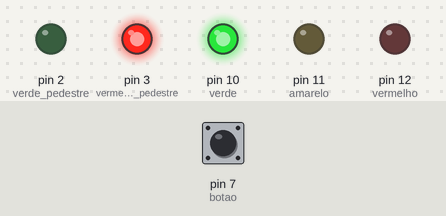
Simulated run of this sketch. Board: Arduino Uno, built with avr-gcc and run on an emulated ATmega328P. On the bench: output pins drawn as LEDs (lit = HIGH). The inputs (shaded band) are chosen by the test bench; at power-on: pin 7 (botao) LOW.

Above: at 1.2 s.
1.3 s: pin 7 (botao) pulled HIGH for 0.15 s
At 1.6 s:
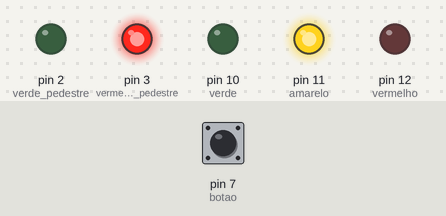
At 5.0 s:
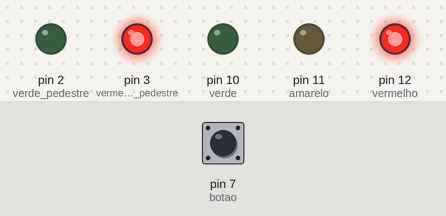
Timing chart, 0 to 18.8 s (numbered marks = the images above; inputs shaded):
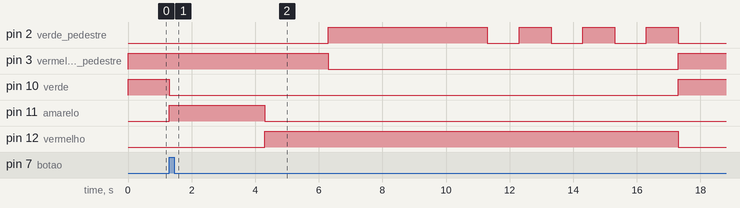

Measured:
- after the input at 1.3 s, pin 2 (verde_pedestre): LOW → HIGH after 5.0 s, then repeats every 2.0 s: LOW 1.0 s, HIGH 1.0 s; pin 3 (vermelho_pedestre): HIGH → LOW after 5.0 s, → HIGH 11.0 s later

The sketch:

ProjetoSemaforo.ino
```cpp
int verde = 10;
int amarelo = 11;
int vermelho = 12;
int botao = 7;
int vermelho_pedestre = 3;
int verde_pedestre = 2;
int est = 1;
byte estado_botao = 0;
byte estado_anterior = 0;
byte latencia = 0;
byte estado_latencia = 0;
unsigned long tempo_anterior = 0;
unsigned long tempo_atual = 0;

void setup() {
  pinMode(verde, OUTPUT);
  pinMode(amarelo, OUTPUT);
  pinMode(vermelho, OUTPUT);
  pinMode(verde_pedestre, OUTPUT);
  pinMode(vermelho_pedestre, OUTPUT);
  pinMode(botao, INPUT);
  tempo_anterior = millis();

  digitalWrite(verde, HIGH);
  digitalWrite(vermelho_pedestre, HIGH);
}

void loop() {
  estado_botao = digitalRead(botao);

  if (estado_botao == HIGH) {
    estado_anterior = estado_botao;
  }

  if (estado_anterior == HIGH) {
      tempo_atual = millis();
      if (tempo_atual - tempo_anterior <= 3000 && est == 1) {
        tempo_anterior = tempo_atual;
      digitalWrite(verde, LOW);
      digitalWrite(amarelo, HIGH);
      est = 2;
      } else if (tempo_atual - tempo_anterior > 3000 && est == 2) {
        tempo_anterior = tempo_atual;
      digitalWrite(amarelo, LOW);
      digitalWrite(vermelho, HIGH);
      est = 3;

    } else if (tempo_atual - tempo_anterior > 2000 && est == 3) {
      tempo_anterior = tempo_atual;
      digitalWrite(verde_pedestre, HIGH);
      digitalWrite(vermelho_pedestre, LOW);
      est = 4;

    } else if (tempo_atual - tempo_anterior > 5000 && est == 4) {
      tempo_anterior = tempo_atual;
      for(int i = 0; i < 3; i++) {
        digitalWrite(verde_pedestre, LOW);
        delay(1000);
        digitalWrite(verde_pedestre, HIGH);
        delay(1000);
      } est = 5;

      } else if (tempo_atual - tempo_anterior > 1000 && est == 5) {
      tempo_anterior = millis();
      digitalWrite(vermelho, LOW);
      digitalWrite(verde_pedestre, LOW);
      digitalWrite(verde, HIGH);
      digitalWrite(vermelho_pedestre, HIGH);
      est = 6;
    } while(millis() <= tempo_anterior + 5000 && est == 6) {
      estado_latencia = digitalRead(botao);
      if (estado_latencia == HIGH && latencia == LOW && est == 6) {
        latencia = estado_latencia;
        estado_botao = HIGH;
        latencia = HIGH;
      }
    }
  }
}//loop
```
